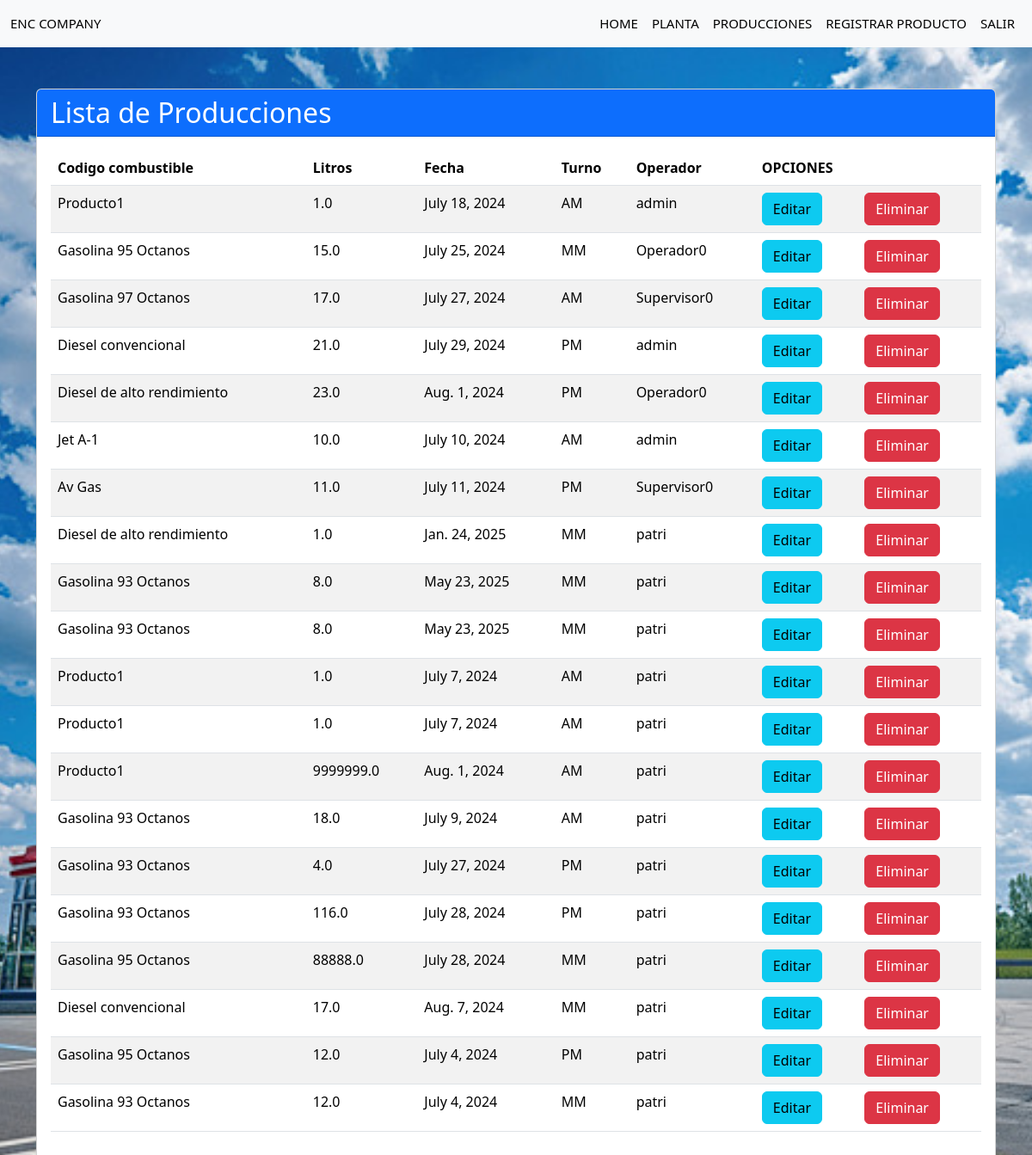
The page /producciones/ (signed in) on the database as committed earlier.
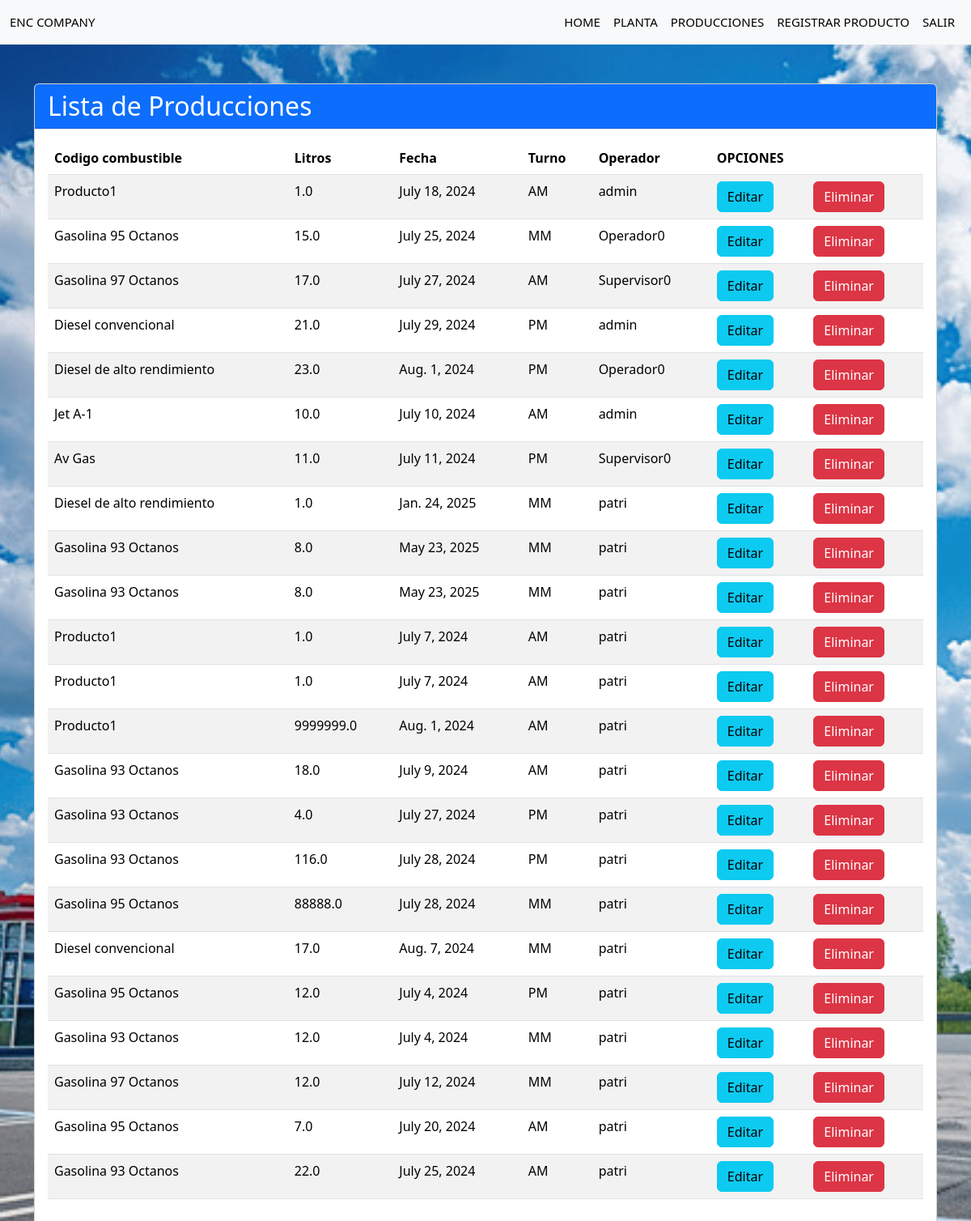
The same page on the database as committed later.
### proyectos/models.py (models this page shows, shortened)
class RegistroProduccion(models.Model):
    TURNOS=[
        ('AM','MAÑANA'),
        ('PM','TARDE'),
        ('MM','NOCHE'),
    ]
    codigo_combustible= models.ForeignKey(Producto, on_delete=models.CASCADE)
    litros_producidos= models.FloatField()
    fecha_produccion= models.DateField()
    turno= models.CharField(max_length=2, choices=TURNOS)
    hora_registro= models.DateTimeField(auto_now_add=True)
    operador=models.ForeignKey(User, on_delete=models.CASCADE)

class Producto(models.Model):
    codigo= models.CharField(max_length=3, unique=True)
    nombre= models.CharField(max_length=100)
    planta= models.ForeignKey(Planta, on_delete=models.CASCADE)#crea una clave foranea
    def __str__ (self):
        return self.nombre

### proyectos/views.py (the view)
# urls.py: path('producciones/', views.producciones, name="producciones"),
@login_required
def producciones(request):
    titulo = "Lista de Producciones"
    producciones = RegistroProduccion.objects.all()
    return render(request, 'producciones.html', {
        'producciones': producciones,
        'titulo': titulo,
        })

### proyectos/templates/producciones.html
{% extends "base.html" %}
{% block content %}
<div class="container mt-5">
    <div class="card">
        <div class="card-header bg-primary text-white">
            <h2 class="mb-0">{% block titulo %}{{titulo}}{% endblock %}</h2>
        </div>
        <div class="card-body">
            <div class="table-responsive">
                <table class="table table-striped table-hover">
                    <thead class="thead-dark">
                        <tr>
                            <th>Codigo combustible</th>
                            <th>Litros</th>
                            <th>Fecha</th>
                            <th>Turno</th>
                            <th>Operador</th>
                            <th colspan="2">OPCIONES</th>
                        </tr>
                    </thead>
                    <tbody>
                        {% for p in producciones %}
                        <tr>
                            <td>{{ p.codigo_combustible }}</td>
                            <td>{{ p.litros_producidos }}</td>
                            <td>{{ p.fecha_produccion }}</td>
                            <td>{{ p.turno }}</td>
                            <td>{{ p.operador }}</td>
                            <td><a href="{% url 'editar_produccion' p.id %}" class="btn btn-info">Editar</a></td>
                            <td><a href="{% url 'eliminar_produccion' p.id %}" class="btn btn-danger">Eliminar</a></td>
                        </tr>
                        {% endfor %}
                    </tbody>
                </table>
            </div>
        </div>
    </div>
</div>
{% endblock %}

### proyectos/templates/base.html (shortened to what this page needs)
{% load static %}
<!doctype html>
<html lang="en">
  <head>
    <link href="https://cdn.jsdelivr.net/npm/bootstrap@5.3.3/dist/css/bootstrap.min.css" rel="stylesheet">
    <link rel="stylesheet" href="{% static 'css/estilitos.css' %}">
  </head>
<body>
  <div class="background-container">
  </div>
    <nav class="navbar navbar-expand-lg bg-body-tertiary">
        <div class="container-fluid">
          <a class="navbar-brand" href="#"><span class="text warning">ENC</span> Company</a>
          <div class="collapse navbar-collapse" id="navbarNavAltMarkup">
            <ul class="navbar-nav ms-auto mb-2 mb-lg-0">
              <li class="nav-item"><a class="nav-link active" href="{% url 'home' %}">Home</a></li>
              <li class="nav-item"><a class="nav-link active" href="#">Planta</a></li>
              <li class="nav-item"><a class="nav-link active" href="{% url 'producciones' %}">Producciones</a></li>
              <li class="nav-item"><a class="nav-link active" href="{% url 'registrar_produccion' %}">Registrar producto</a></li>
              {% if request.user.is_authenticated %}
              <li class="nav-item"><a class="nav-link active" href="{% url 'exit' %}">salir</a></li>
                {% else %}
                <li class="nav-item"><a class="nav-link active" href="{% url 'login' %}">Ingresar</a></li>
              {% endif %}
            </ul>
          </div>
        </div>
      </nav>
      <div class="row">
        <div class="col">
          {% block content %}
          {% endblock content %}
        </div>
      </div>
</body>
</html>

### proyectos/static/css/estilitos.css (style rules this page uses)
* { margin:0; padding:0; }
body { background-color: rgb(173, 173, 211); }
.background-container { position: absolute; top: 0; left: 0; width: 100%; height: 100%; z-index: -1; overflow: hidden; }
.navbar a { font-size: 15px; text-transform: uppercase; font-weight: 500; }

Rows that differ between the two databases and show on the page:
added RegistroProduccion: codigo_combustible "Gasolina 97 Octanos", litros_producidos "12.0", fecha_produccion "July 12, 2024", turno "MM", operador "patri"
added RegistroProduccion: codigo_combustible "Gasolina 95 Octanos", litros_producidos "7.0", fecha_produccion "July 20, 2024", turno "AM", operador "patri"
added RegistroProduccion: codigo_combustible "Gasolina 93 Octanos", litros_producidos "22.0", fecha_produccion "July 25, 2024", turno "AM", operador "patri"
